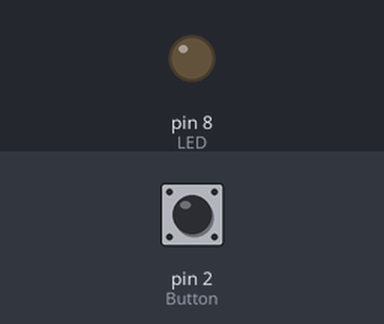
Bench run of a sketch on a simulated Arduino Uno, built with avr-gcc and run on an emulated ATmega328P. Parts: output pins drawn as LEDs (lit = HIGH). Inputs (shaded band) come from the test bench; at power-on: pin 2 (Button) LOW.

Above: at 1.2 s.
1.3 s: pin 2 (Button) pulled HIGH for 0.15 s
At 1.37 s:
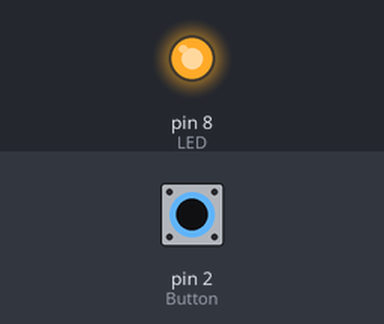
2.9 s: pin 2 (Button) pulled HIGH for 3.2 s
At 6.8 s:
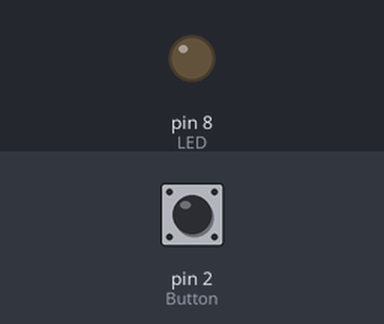
Timing chart, 0 to 8.3 s (numbered marks = the images above; inputs shaded):
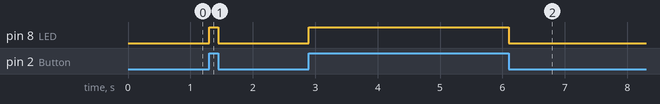

Measured:
- after the input at 1.3 s, pin 8 (LED): LOW → HIGH at once, → LOW 0.15 s later
- after the input at 2.9 s, pin 8 (LED): LOW → HIGH at once, → LOW 3.2 s later

The sketch:

pushbutton_baremetal.ino
```cpp
/*
  Project: Interfacing Push Button with LED using Register-Level Programming
  Author: Kalash Bheda

  Description:
    - An LED is connected to pin PB0 (Arduino digital pin 8).
    - A push button is connected to pin PD2 (Arduino digital pin 2).
    - When the button is pressed, the LED turns ON.
    - When the button is released, the LED turns OFF.
    - No Arduino functions like digitalRead/digitalWrite are used — only register manipulation.

  How It Works:
    - DDRB is used to set PB0 as output (LED).
    - DDRD is used to set PD2 as input (Button).
    - The state of PD2 is read from the PIND register.
    - If bit 2 of PIND is HIGH (button pressed), we set PB0 HIGH (LED ON).
    - Otherwise, we clear PB0 (LED OFF).
*/

void setup() {
  DDRB |= (1 << PB0);   // Set PB0 as output (LED)
  DDRD &= ~(1 << PD2);  // Set PD2 as input (Button)
}

void loop() {
  if (PIND & (1 << PD2)) {
    // If PD2 is high (button pressed)
    PORTB |= (1 << PB0);   // Turn ON LED (set PB0 high)
  } else {
    // If PD2 is low (button not pressed)
    PORTB &= ~(1 << PB0);  // Turn OFF LED (clear PB0)
  }
}
```

baremetal_ADC.ino
```cpp
#include <avr/io.h>       // For register definitions
#define F_CPU 16000000UL  // Define CPU clock frequency (16 MHz)
#include <util/delay.h>    // For delay functions

int main(void) {
    // Step 1: Set reference voltage to AVcc
    ADMUX = (1 << REFS0);

    // Step 2: Set ADC prescaler to 64 and enable ADC
    ADCSRA = (1 << ADEN) | (1 << ADPS2) | (1 << ADPS1); // ADC Enable (ADEN) and Prescaler (ADPS2, ADPS1)

    uint16_t adc_value;

    while (1) {
        // Step 3: Start the conversion by setting the ADSC bit
        ADCSRA |= (1 << ADSC);

        // Step 4: Wait for the conversion to complete (ADSC bit becomes 0 when done)
        while (ADCSRA & (1 << ADSC));

        // Step 5: Read the ADC value (ADCL and ADCH contain the result)
        adc_value = ADC;  // 16-bit value (ADCL + ADCH)

        // Optional: You can use the adc_value here, e.g., send to a UART or display it

        // Small delay for stability
        _delay_ms(100);
    }

    return 0;
}
```
